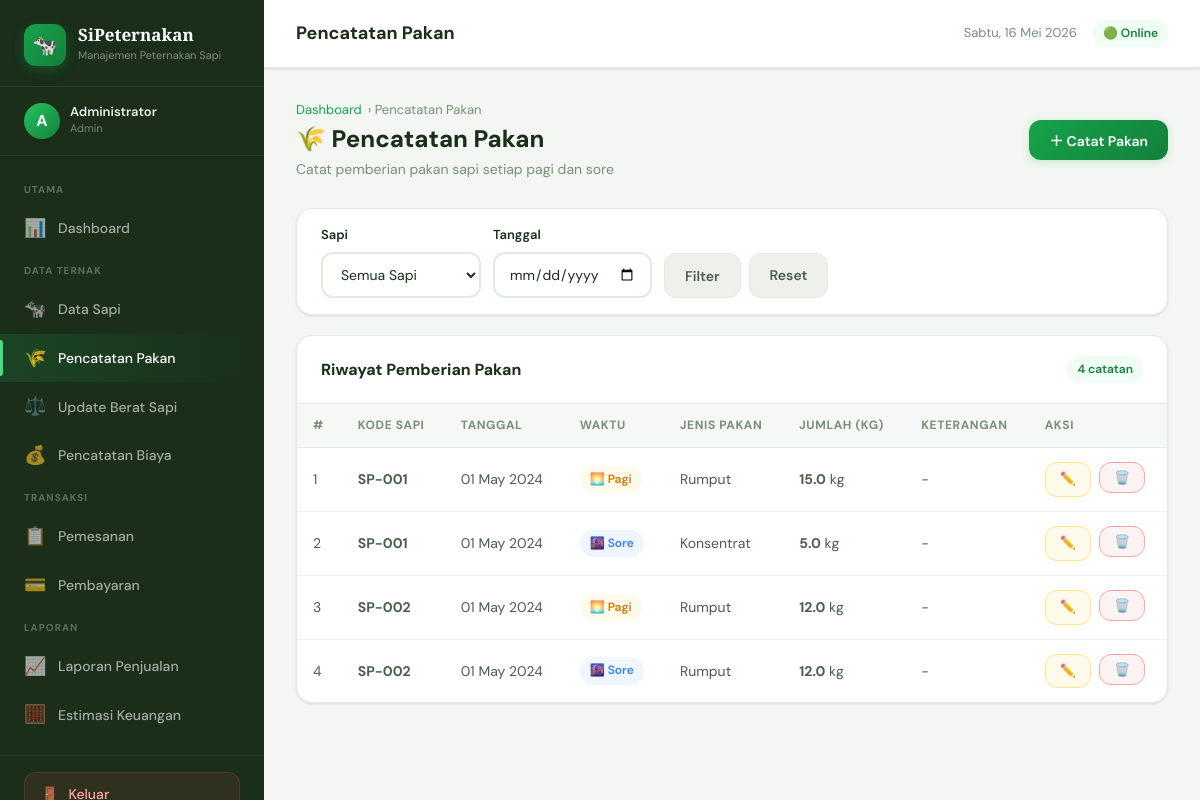
Screenshot of /index.php?page=pakan (signed in) with the database file from the repository.
### tables this page shows
CREATE TABLE IF NOT EXISTS `pakan` (
  `id` INT AUTO_INCREMENT PRIMARY KEY,
  `id_sapi` INT NOT NULL,
  `tanggal` DATE NOT NULL,
  `waktu_pakan` ENUM('pagi','sore') NOT NULL,
  `jenis_pakan` VARCHAR(50) NOT NULL,
  `jumlah` FLOAT NOT NULL,
  `keterangan` TEXT,
  `created_at` TIMESTAMP DEFAULT CURRENT_TIMESTAMP,
  FOREIGN KEY (`id_sapi`) REFERENCES `sapi`(`id`) ON DELETE CASCADE
);

CREATE TABLE IF NOT EXISTS `sapi` (
  `id` INT AUTO_INCREMENT PRIMARY KEY,
  `kode_sapi` VARCHAR(20) NOT NULL UNIQUE,
  `berat_awal` FLOAT NOT NULL,
  `tanggal_pembelian` DATE NOT NULL,
  `harga_beli` BIGINT NOT NULL,
  `status` ENUM('aktif','dipesan','terjual') DEFAULT 'aktif',
  `created_at` TIMESTAMP DEFAULT CURRENT_TIMESTAMP,
  `updated_at` TIMESTAMP DEFAULT CURRENT_TIMESTAMP ON UPDATE CURRENT_TIMESTAMP
);

### koneksi/koneksi.php (called while the page is built, shortened)
<?php
function sanitize($koneksi, $data) {
    return $koneksi->real_escape_string(htmlspecialchars(trim($data)));
}
?>

### page/pakan/index.php (the view, shortened to what this page needs)
<?php
$filter_tgl  = sanitize($koneksi, $_GET['tgl'] ?? '');
$where = "WHERE 1=1";
$pakan_list = $koneksi->query("
    SELECT p.*, s.kode_sapi FROM pakan p
    JOIN sapi s ON p.id_sapi = s.id
    $where ORDER BY p.tanggal DESC, p.created_at DESC
");
?>
<div class="page-header">
    <div class="page-header-left">
        <div class="breadcrumb"><a href="index.php">Dashboard</a> › Pencatatan Pakan</div>
        <h1>🌾 Pencatatan Pakan</h1>
        <p>Catat pemberian pakan sapi setiap pagi dan sore</p>
    </div>
    <button class="btn btn-primary" onclick="openModal('modalPakan')">＋ Catat Pakan</button>
</div>
<div class="card" style="margin-bottom:20px">
    <div class="card-body" style="padding:16px 24px">
        <form method="GET" style="display:flex;gap:12px;flex-wrap:wrap;align-items:flex-end">
            <div class="form-group" style="margin:0">
                <label class="form-label">Sapi</label>
                <select name="id_sapi" class="form-control" style="width:160px">
                    <option value="">Semua Sapi</option>
                </select>
            </div>
            <div class="form-group" style="margin:0">
                <label class="form-label">Tanggal</label>
                <input type="date" name="tgl" class="form-control" value="<?= $filter_tgl ?>">
            </div>
            <div style="display:flex;gap:8px;align-self:flex-end">
                <button type="submit" class="btn btn-secondary">Filter</button>
                <a href="index.php?page=pakan" class="btn btn-secondary">Reset</a>
            </div>
        </form>
    </div>
</div>
<div class="card">
    <div class="card-header">
        <div class="card-title">Riwayat Pemberian Pakan</div>
        <span class="badge badge-green"><?= $pakan_list->num_rows ?> catatan</span>
    </div>
    <div class="table-responsive">
        <table class="data-table">
            <thead>
                <tr>
                    <th>#</th>
                    <th>Kode Sapi</th>
                    <th>Tanggal</th>
                    <th>Waktu</th>
                    <th>Jenis Pakan</th>
                    <th>Jumlah (kg)</th>
                    <th>Keterangan</th>
                    <th>Aksi</th>
                </tr>
            </thead>
            <tbody>
                <?php if ($pakan_list && $pakan_list->num_rows > 0):
                    $no = 1; while ($p = $pakan_list->fetch_assoc()): ?>
                <tr>
                    <td class="text-muted"><?= $no++ ?></td>
                    <td><strong><?= htmlspecialchars($p['kode_sapi']) ?></strong></td>
                    <td><?= date('d M Y', strtotime($p['tanggal'])) ?></td>
                    <td>
                        <span class="badge <?= $p['waktu_pakan']==='pagi' ? 'badge-amber' : 'badge-blue' ?>">
                            <?= $p['waktu_pakan']==='pagi' ? '🌅 Pagi' : '🌆 Sore' ?>
                        </span>
                    </td>
                    <td><?= htmlspecialchars($p['jenis_pakan']) ?></td>
                    <td><strong><?= number_format($p['jumlah'], 1) ?></strong> kg</td>
                    <td class="text-muted"><?= $p['keterangan'] ?: '-' ?></td>
                    <td>
                        <div class="d-flex gap-2">
                            <a href="index.php?page=pakan&aksi=edit&id=<?= $p['id'] ?>" class="btn btn-warning btn-sm">✏️</a>
                            <form method="POST" style="display:inline" onsubmit="return confirm('Hapus catatan ini?')">
                                <button class="btn btn-danger btn-sm">🗑️</button>
                            </form>
                        </div>
                    </td>
                </tr>
                <?php endwhile; else: ?>
                <tr><td colspan="8">
                    <div class="empty-state"><div class="icon">🌾</div><h3>Belum ada catatan pakan</h3></div>
                </td></tr>
                <?php endif; ?>
            </tbody>
        </table>
    </div>
</div>

### index.php (shortened to what this page needs)
<?php
include 'koneksi/koneksi.php';
$page = $_GET['page'] ?? 'dashboard';
$titles = [
    'dashboard'  => 'Dashboard',
    'data_sapi'  => 'Data Sapi',
    'pakan'      => 'Pencatatan Pakan',
    'berat'      => 'Update Berat Sapi',
    'biaya'      => 'Pencatatan Biaya',
    'pemesanan'  => 'Pemesanan',
    'pembayaran' => 'Pembayaran',
    'laporan'    => 'Laporan Penjualan',
    'estimasi'   => 'Estimasi Keuangan',
];
$pageTitle = $titles[$page] ?? 'Dashboard';
?>
<!DOCTYPE html>
<html lang="id">
<head>
    <link rel="stylesheet" href="assets/css/style.css">
</head>
<body>
<div class="app-wrapper">
    <?php include 'includes/sidebar.php'; ?>
    <div class="main-content">
        <header class="topbar">
            <div class="d-flex align-center gap-3">
                <span class="topbar-title"><?= htmlspecialchars($pageTitle) ?></span>
            </div>
            <div class="topbar-right">
                <span class="topbar-date" id="dateDisplay"></span>
                <span class="badge badge-green">🟢 Online</span>
            </div>
        </header>
        <div class="page-content">
            <?php
            switch ($page) {
                case 'pakan':      include 'page/pakan/index.php'; break;
            }
            ?>
        </div>
    </div>
</div>
</body>
</html>

### includes/sidebar.php
<?php
$current_page = $_GET['page'] ?? 'dashboard';
function isActive($page) {
    global $current_page;
    return $current_page === $page ? 'active' : '';
}
?>
<aside class="sidebar" id="sidebar">
    <div class="sidebar-brand">
        <div class="sidebar-brand-icon">🐄</div>
        <div class="sidebar-brand-text">
            <div class="sidebar-brand-name">SiPeternakan</div>
            <div class="sidebar-brand-sub">Manajemen Peternakan Sapi</div>
        </div>
    </div>
    <div class="sidebar-user">
        <div class="user-avatar"><?= strtoupper(substr($_SESSION['nama'] ?? 'A', 0, 1)) ?></div>
        <div>
            <div class="user-name"><?= htmlspecialchars($_SESSION['nama'] ?? 'Admin') ?></div>
            <div class="user-role"><?= ucfirst($_SESSION['role'] ?? 'pemilik') ?></div>
        </div>
    </div>
    <nav class="sidebar-nav">
        <div class="nav-section-label">Utama</div>
        <div class="nav-item">
            <a href="index.php?page=dashboard" class="<?= isActive('dashboard') ?>">
                <span class="nav-icon">📊</span> Dashboard
            </a>
        </div>
        <div class="nav-section-label">Data Ternak</div>
        <div class="nav-item">
            <a href="index.php?page=data_sapi" class="<?= isActive('data_sapi') ?>">
                <span class="nav-icon">🐄</span> Data Sapi
            </a>
        </div>
        <div class="nav-item">
            <a href="index.php?page=pakan" class="<?= isActive('pakan') ?>">
                <span class="nav-icon">🌾</span> Pencatatan Pakan
            </a>
        </div>
        <div class="nav-item">
            <a href="index.php?page=berat" class="<?= isActive('berat') ?>">
                <span class="nav-icon">⚖️</span> Update Berat Sapi
            </a>
        </div>
        <div class="nav-item">
            <a href="index.php?page=biaya" class="<?= isActive('biaya') ?>">
                <span class="nav-icon">💰</span> Pencatatan Biaya
            </a>
        </div>
        <div class="nav-section-label">Transaksi</div>
        <div class="nav-item">
            <a href="index.php?page=pemesanan" class="<?= isActive('pemesanan') ?>">
                <span class="nav-icon">📋</span> Pemesanan
            </a>
        </div>
        <div class="nav-item">
            <a href="index.php?page=pembayaran" class="<?= isActive('pembayaran') ?>">
                <span class="nav-icon">💳</span> Pembayaran
            </a>
        </div>
        <div class="nav-section-label">Laporan</div>
        <div class="nav-item">
            <a href="index.php?page=laporan" class="<?= isActive('laporan') ?>">
                <span class="nav-icon">📈</span> Laporan Penjualan
            </a>
        </div>
        <div class="nav-item">
            <a href="index.php?page=estimasi" class="<?= isActive('estimasi') ?>">
                <span class="nav-icon">🧮</span> Estimasi Keuangan
            </a>
        </div>
    </nav>
    <div class="sidebar-footer">
        <a href="logout.php" class="btn-logout" onclick="return confirm('Yakin ingin keluar?')">
            <span>🚪</span> Keluar
        </a>
    </div>
</aside>

### rows the page displays
pakan: id_sapi.kode_sapi "SP-001", tanggal "01 May 2024", waktu_pakan "🌅 Pagi", jenis_pakan "Rumput", jumlah "15.0", keterangan "-"
pakan: id_sapi.kode_sapi "SP-001", tanggal "01 May 2024", waktu_pakan "🌆 Sore", jenis_pakan "Konsentrat", jumlah "5.0", keterangan "-"
pakan: id_sapi.kode_sapi "SP-002", tanggal "01 May 2024", waktu_pakan "🌅 Pagi", jenis_pakan "Rumput", jumlah "12.0", keterangan "-"
pakan: id_sapi.kode_sapi "SP-002", tanggal "01 May 2024", waktu_pakan "🌆 Sore", jenis_pakan "Rumput", jumlah "12.0", keterangan "-"

### other values shown
substr($_SESSION['nama'] ?? 'A', 0, 1) "A"
$_SESSION['nama'] "Administrator"
$_SESSION['role'] "Admin"
$pageTitle "Pencatatan Pakan"
$pakan_list->num_rows "4"
